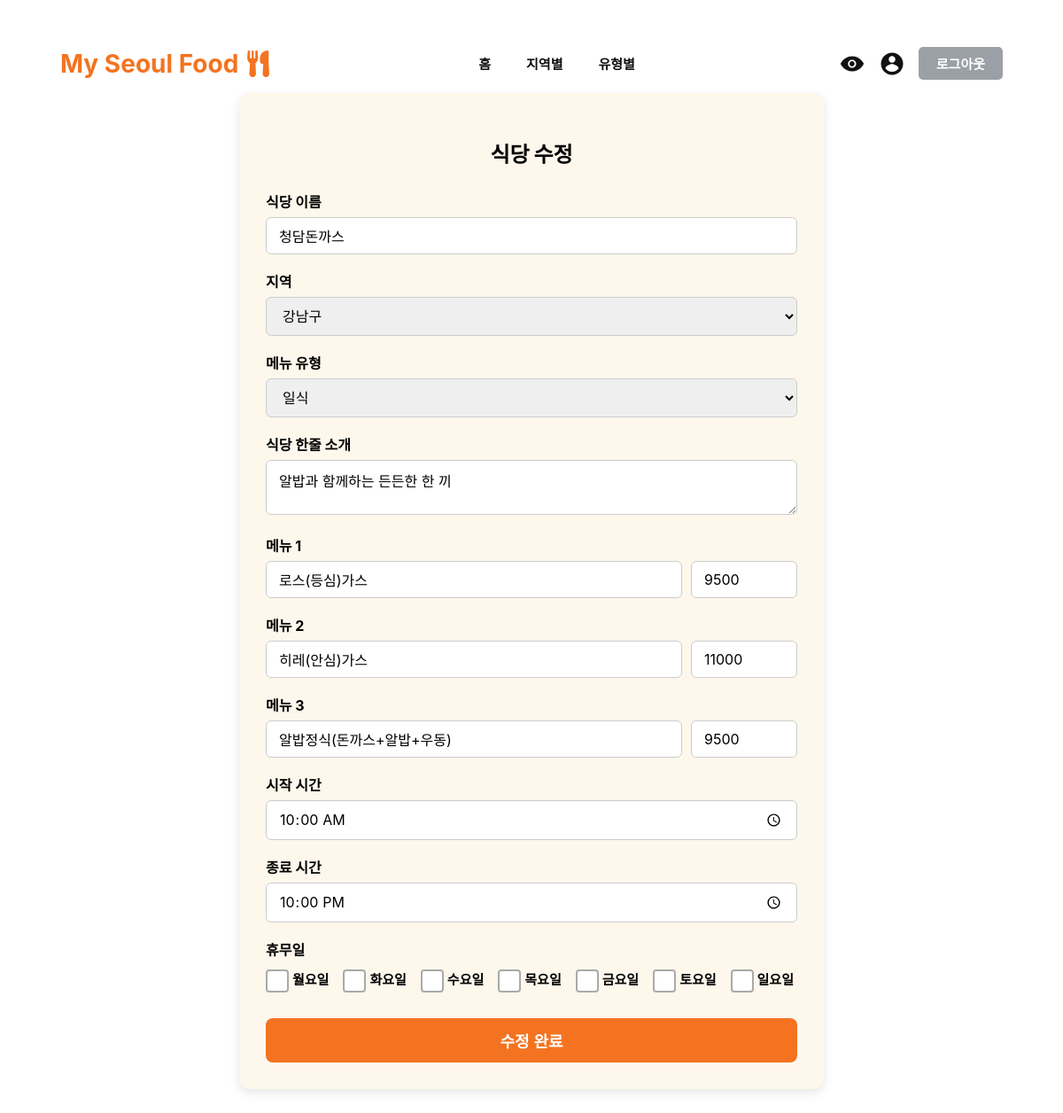
The app's page /pages/admin_edit_restaurant.php?id=1 (signed in) with its own data.
### tables this page shows
CREATE TABLE `Restaurant` (
    `restaurant_id` BIGINT NOT NULL AUTO_INCREMENT,
    `name` VARCHAR(255) NOT NULL,
    `description` TEXT NOT NULL,
    `region_id` BIGINT NOT NULL,
    `category_id` BIGINT NOT NULL,
    `open_time` TIME NOT NULL,
    `close_time` TIME NOT NULL,
    `created_at` TIMESTAMP DEFAULT CURRENT_TIMESTAMP,
    `updated_at` TIMESTAMP DEFAULT CURRENT_TIMESTAMP ON UPDATE CURRENT_TIMESTAMP,
    `is_active` BOOLEAN DEFAULT TRUE,
    PRIMARY KEY (`restaurant_id`),
    CONSTRAINT `FK_Restaurant_Region` FOREIGN KEY (`region_id`) REFERENCES `Region`(`region_id`),
    CONSTRAINT `FK_Restaurant_Category` FOREIGN KEY (`category_id`) REFERENCES `Category`(`category_id`)
);

CREATE TABLE `Region` (
    `region_id` BIGINT NOT NULL AUTO_INCREMENT,
    `region_name` VARCHAR(255) NOT NULL,
    PRIMARY KEY (`region_id`)
);

CREATE TABLE `Category` (
    `category_id` BIGINT NOT NULL AUTO_INCREMENT,
    `category_name` VARCHAR(255) NOT NULL,
    PRIMARY KEY (`category_id`)
);

CREATE TABLE `Menu` (
    `menu_id` BIGINT NOT NULL AUTO_INCREMENT,
    `menu_name` VARCHAR(255) NOT NULL,
    `price` INT NOT NULL,
    `restaurant_id` BIGINT NOT NULL,
    `is_active` BOOLEAN DEFAULT TRUE,
    `created_at` TIMESTAMP DEFAULT CURRENT_TIMESTAMP,
    `updated_at` TIMESTAMP DEFAULT CURRENT_TIMESTAMP ON UPDATE CURRENT_TIMESTAMP,
    PRIMARY KEY (`menu_id`),
    CONSTRAINT `FK_Menu_Restaurant` FOREIGN KEY (`restaurant_id`) REFERENCES `Restaurant`(`restaurant_id`) ON DELETE CASCADE ON UPDATE CASCADE
);

### pages/admin_edit_restaurant.php (the view, shortened to what this page needs)
<?php
include_once '../config.php';
$restaurant_id = $_GET['id'] ?? null;
$regions = [];
$categories = [];
$region_result = $conn->query("SELECT region_id, region_name FROM region");
while ($row = $region_result->fetch_assoc()) {
    $regions[] = $row;
}
$category_result = $conn->query("SELECT category_id, category_name FROM category");
while ($row = $category_result->fetch_assoc()) {
    $categories[] = $row;
}
$stmt = $conn->prepare("SELECT * FROM restaurant WHERE restaurant_id = ?");
$stmt->bind_param("i", $restaurant_id);
$stmt->execute();
$result = $stmt->get_result();
$restaurant = $result->fetch_assoc();
$menu_result = $conn->query("SELECT * FROM Menu WHERE restaurant_id = $restaurant_id");
$menus = [];
while ($row = $menu_result->fetch_assoc()) {
    $menus[] = $row;
}
?>
<!DOCTYPE html>
<html lang="ko">
<head>
</head>
<body>
<?php include '../menu.php'; ?>
<div class="form-container">
    <h2>식당 수정</h2>
    <form method="post">
        <div class="form-group">
            <label>식당 이름</label>
            <input type="text" name="name" value="<?= htmlspecialchars($restaurant['name']) ?>" required>
        </div>
        <div class="form-group">
            <label>지역</label>
            <select name="region_id" required>
                <?php foreach($regions as $r): ?>
                    <option value="<?= $r['region_id'] ?>" <?= $r['region_id']==$restaurant['region_id']?'selected':'' ?>>
                        <?= htmlspecialchars($r['region_name']) ?>
                    </option>
                <?php endforeach; ?>
            </select>
        </div>
        <div class="form-group">
            <label>메뉴 유형</label>
            <select name="category_id" required>
                <?php foreach($categories as $c): ?>
                    <option value="<?= $c['category_id'] ?>" <?= $c['category_id']==$restaurant['category_id']?'selected':'' ?>>
                        <?= htmlspecialchars($c['category_name']) ?>
                    </option>
                <?php endforeach; ?>
            </select>
        </div>
        <div class="form-group">
            <label>식당 한줄 소개</label>
            <textarea name="description"><?= htmlspecialchars($restaurant['description']) ?></textarea>
        </div>
        <?php for($i=1; $i<=3; $i++):
            $menu = $menus[$i-1] ?? ['menu_name'=>'','price'=>''];
        ?>
        <div class="form-group">
            <label>메뉴 <?= $i ?></label>
            <div class="menu-row">
                <input type="text" name="menu<?= $i ?>" placeholder="메뉴 이름" value="<?= htmlspecialchars($menu['menu_name']) ?>">
                <input type="number" name="price<?= $i ?>" placeholder="가격" class="price" min="0" value="<?= htmlspecialchars($menu['price']) ?>">
            </div>
        </div>
        <?php endfor; ?>
        <div class="form-group">
            <label>시작 시간</label>
            <input type="time" name="start_time" value="<?= htmlspecialchars($restaurant['open_time']) ?>" required>
        </div>
        <div class="form-group">
            <label>종료 시간</label>
            <input type="time" name="end_time" value="<?= htmlspecialchars($restaurant['close_time']) ?>" required>
        </div>
        <div class="form-group">
            <label>휴무일</label>
            <div class="closed-box">
                <?php
                $days = ['MON'=>'월요일','TUE'=>'화요일','WED'=>'수요일','THU'=>'목요일','FRI'=>'금요일','SAT'=>'토요일','SUN'=>'일요일'];
                foreach($days as $key=>$name):
                ?>
                <label class="closed-item">
                    <span class="checkmark"></span> <?= $name ?>
                </label>
                <?php endforeach; ?>
            </div>
        </div>
        <button type="submit" class="submit-btn">수정 완료</button>
    </form>
</div>
</body>
</html>

### pages/admin_edit_restaurant.php (style rules this page uses)
body { font-family: 'Inter', system-ui, -apple-system, 'Segoe UI', Roboto, Arial; background: #ffffff; padding: 30px; }
.form-container { max-width: 600px; margin: 0 auto; background: #fdf7ec; padding: 30px; border-radius: 12px; box-shadow: 0 4px 12px rgba(0,0,0,0.1); }
.form-container h2 { text-align: center; margin-bottom: 25px; font-size: 24px; font-weight: 900; }
.form-group { margin-bottom: 18px; }
.form-group label { display: block; font-weight: bold; margin-bottom: 6px; }
.form-group input, .form-group select, .form-group textarea { width: 100%; box-sizing: border-box; padding: 10px 14px; font-size: 16px; font-family: 'Inter', system-ui, -apple-system, 'Segoe UI', Roboto, Arial; border-radius: 6px; border: 1px solid #ccc; }
.menu-row { display: flex; gap: 10px; }
.menu-row input { flex: 1; }
.menu-row input.price { max-width: 120px; }
.submit-btn { width: 100%; padding: 12px; margin-top: 10px; font-size: 18px; font-weight: bold; background: #F47320; color: white; border: none; border-radius: 8px; cursor: pointer; }
.closed-box { display: grid; grid-template-columns: repeat(7, 1fr); gap: 12px; }
.closed-item { position: relative; padding-left: 30px; margin-top: 5px; cursor: pointer; user-select: none; font-size: 15px; }
.closed-item .checkmark { position: absolute; left: 0; top: 0; height: 22px; width: 22px; background-color: #fff; border: 2px solid #aaa; border-radius: 4px; transition: 0.2s; }
.closed-item .checkmark::after { content: ""; position: absolute; display: none; }

### records on screen
restaurant: name "청담돈까스", region_id "강남구", category_id "일식", description "알밥과 함께하는 든든한 한 끼", start_time "10:00:00", end_time "22:00:00"
menu: menu_name "로스(등심)가스", price "9500"
menu: menu_name "히레(안심)가스", price "11000"
menu: menu_name "알밥정식(돈까스+알밥+우동)", price "9500"

### other values on screen
$name "월요일"
$name "화요일"
$name "수요일"
$name "목요일"
$name "금요일"
$name "토요일"
$name "일요일"
